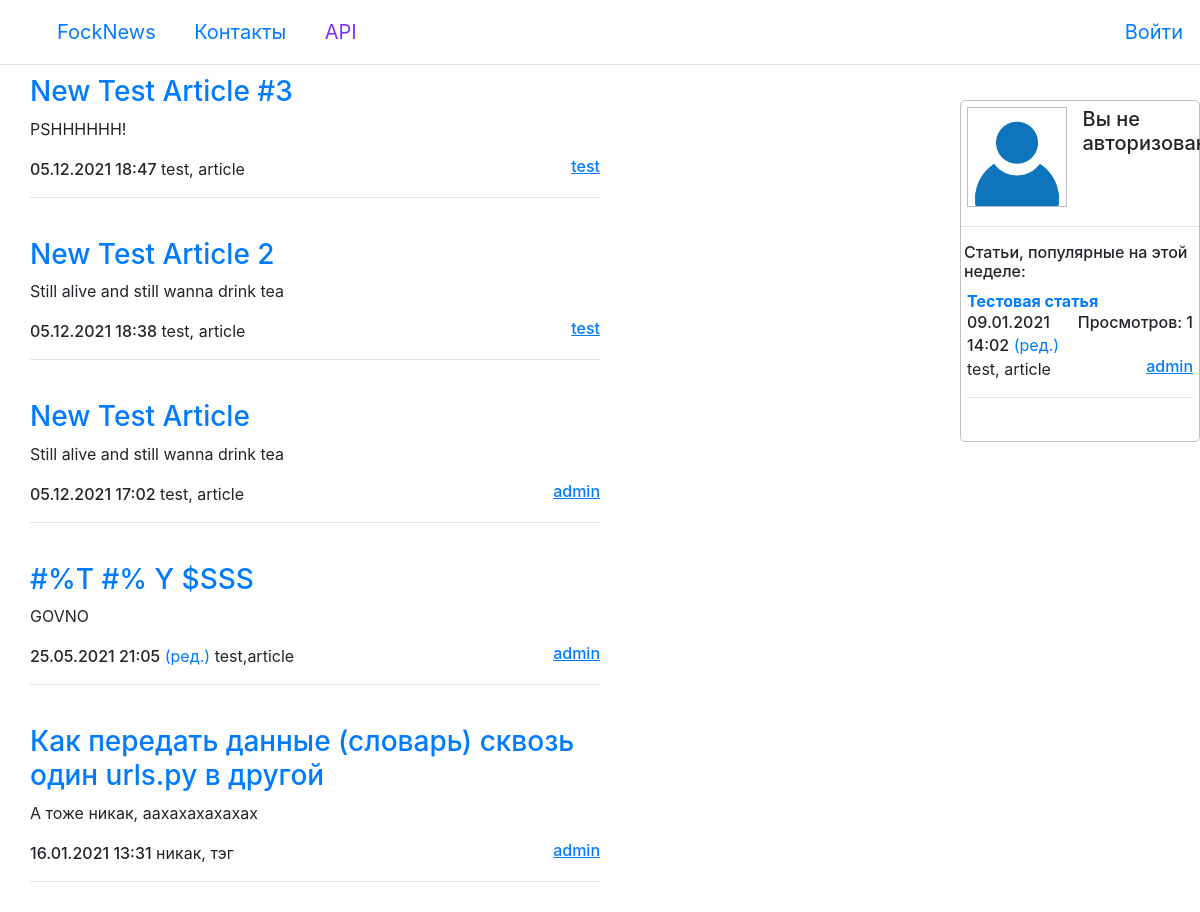
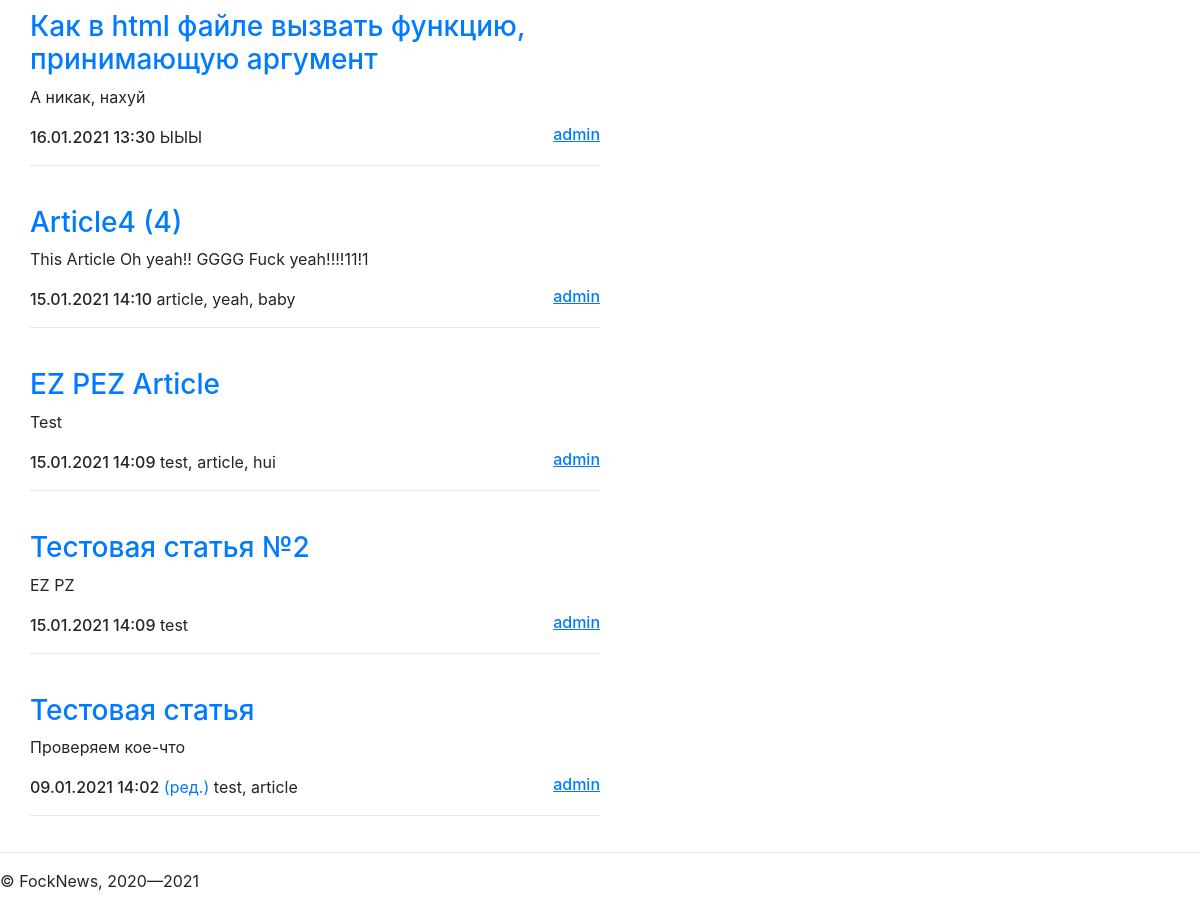
Before: / with the older database file (2 pictures, top to bottom).
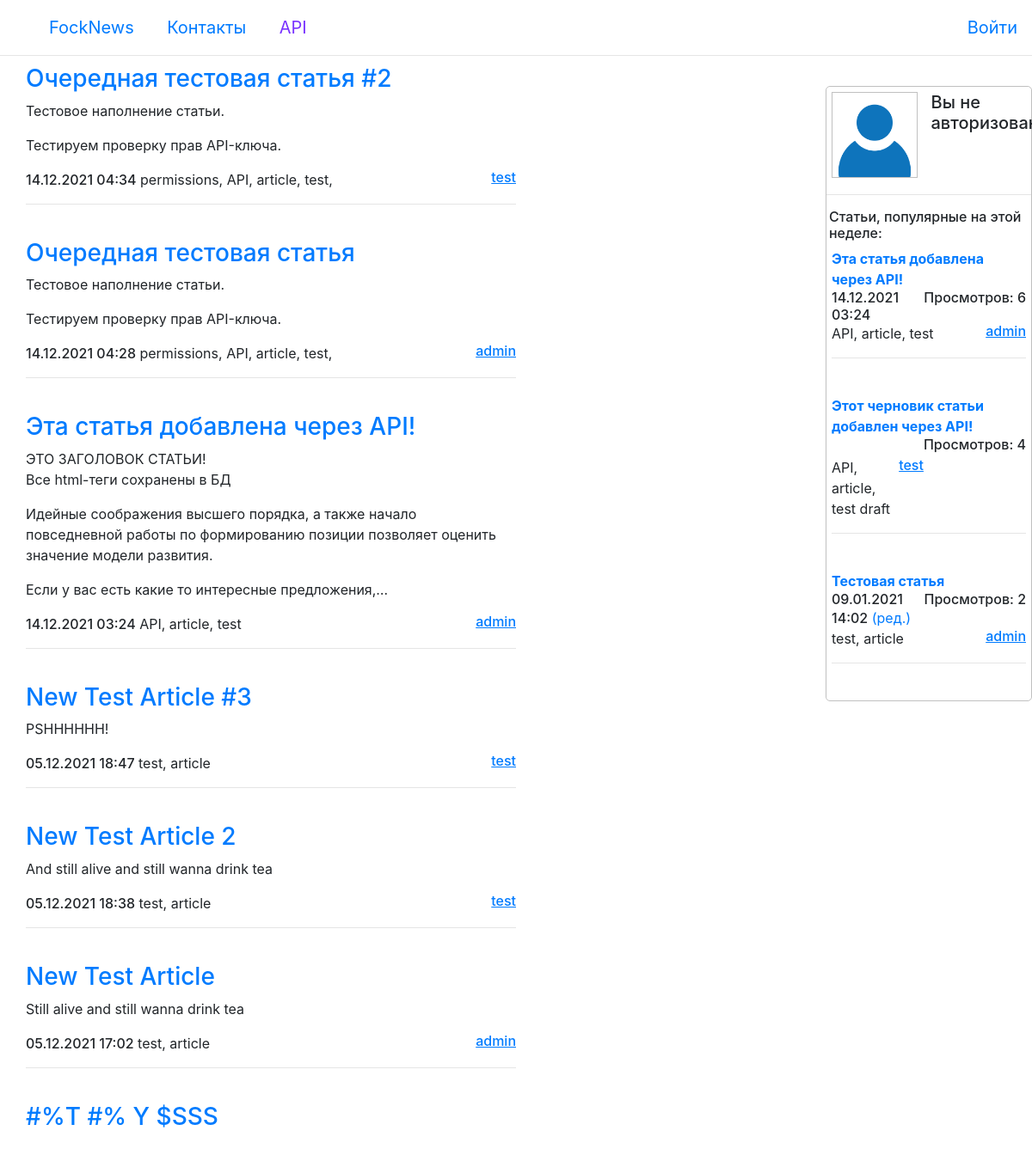
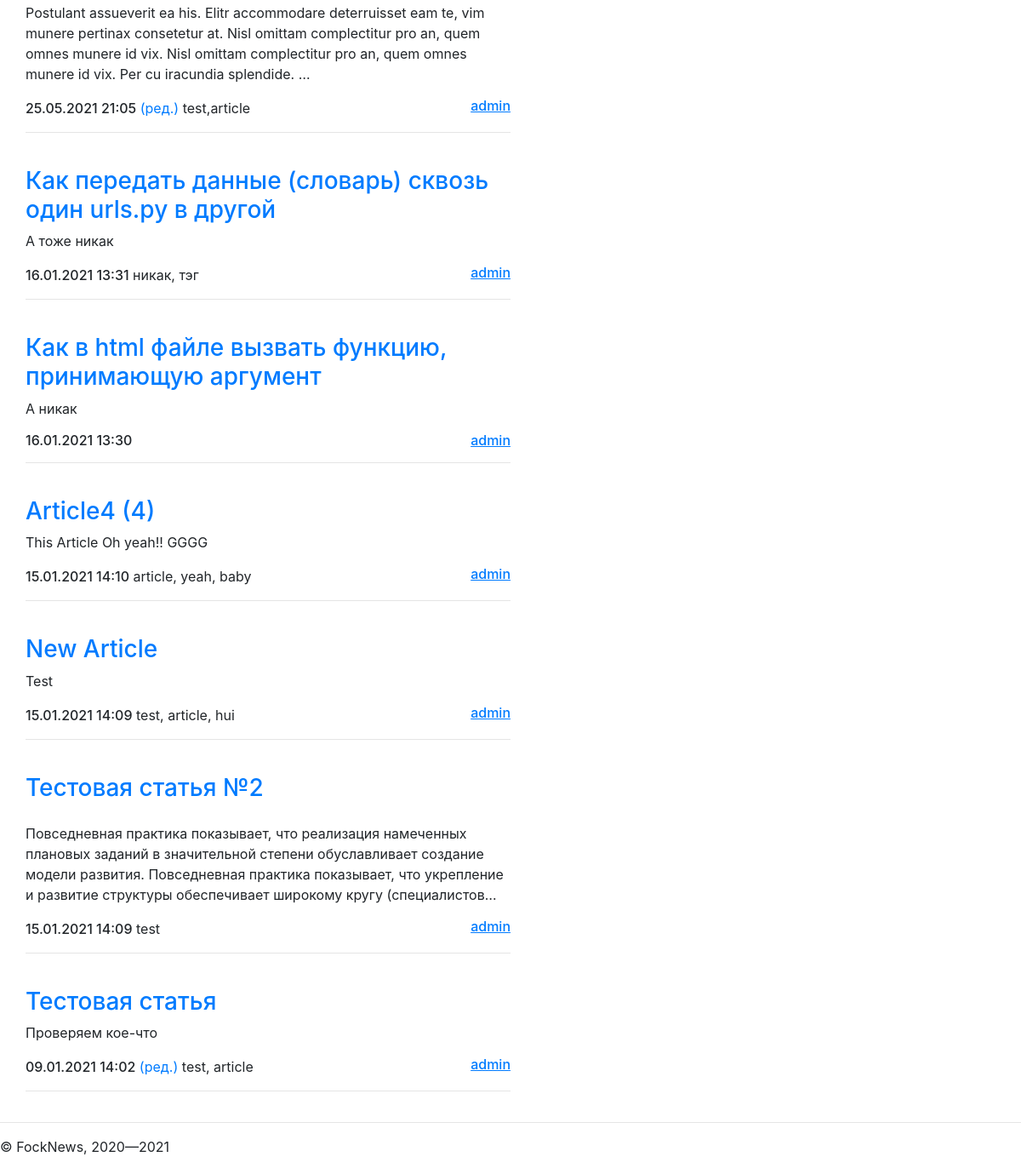
After: the same page with the newer database file (2 pictures, top to bottom).
### Main/models.py (models this page shows, shortened)
class Articles(models.Model):
    title = models.CharField(max_length=120)
    body = models.TextField(blank=True)
    create_datetime = models.DateTimeField()
    pub_datetime = models.DateTimeField(
        blank=True,
        null=True
    )
    lasted_datetime = models.DateTimeField(
        blank=True,
        null=True
    )
    author = models.ForeignKey(
        User,
        on_delete=models.SET_NULL,
        null=True,
        verbose_name='Автор'
    )
    tags = models.TextField(blank=True)
    status = models.CharField(max_length=24)
    objects = models.Manager()
    class Meta:
        verbose_name = 'Статья'
        verbose_name_plural = 'Статьи'
        permissions = (
            ("restore_articles", "Can restore Articles"),
            ("publish_articles", "Can publish drafts of Articles"),
            ("view_published", "Can view published Articles"),
            ("view_draft", "Can view drafts of Articles"),
            ("view_deleted", "Can view deleted Articles"),
        )

### Main/views.py (the view)
def index(request):
    response = zlib.get_full_response(
        request,
        {
            'object_list': Articles.objects.filter(status="published").order_by("-pub_datetime")[:20]
        }
    )
    for art in response['object_list']:
        art.body = re.sub('(?!<br>|<\/?p>)<[^<]+?>', '', art.body)  # Removing all HTML tags, excluding <br>, <p>, </p>
    return render(request, 'Main/index.html', response)

### Main/templatetags/extra_tags.py (called while the page is built)
@register.simple_tag()
def check_perm(user, perm):
    return user.has_perm(perm)

### Main/zlib.py (called while the page is built)
def stdict(request):
    poparts = Articles.objects.filter(
        views__view_datetime__gte=(datetime.datetime.now() + datetime.timedelta(days=-7)).strftime("%Y-%m-%d %H:%M:%S")
    ).annotate(views_num=Sum('views__view_weight')).order_by('-views_num')[:3]
    return {
        'user_data': request.user,
        'sidebar_data': {
            'pop_arts': poparts
        }
    }

def get_full_response(request, addictive):
    addictive.update(stdict(request))
    return addictive

### FockNews/templates/Main/index.html (shortened to what this page needs)
{% extends "wrapper.html" %}
{% load extra_tags %}
{% block content %}
<div class="minarticles">
    {% check_perm user_data "Main.add_articles" as checkperm %}
    {% if object_list %}
        {% for post in object_list %}
                <div class="minarticle">
                    <h3 class="article_title"><a href="/news/{{post.id}}">{{post.title}}</a></h3>
                    <p class="article_minbody">{{post.body|safe|truncatechars:255}}</p>
                    <h6 class="article_datetime">{{post.pub_datetime|date:"d.m.Y H:i"}}</h6>{% if post.lasted_datetime != NULL %} <span class="btn-link article_lasted_datetime" title="{{post.lasted_datetime|date:'d.m.Y H:i'}}">(ред.)</span> {% endif %}
                    <h6 class="article_author"><a href="/users/{{post.author}}"><u>{{post.author}}</u></a></h6>
                    <p class="article_tags">{{post.tags}}</p>
                    <hr><br>
                </div>
        {% endfor %}
    {% else %}
        <h2 align="center">Опубликованных статей нет!</h2>
    {% endif %}
</div>
{% endblock %}

### FockNews/templates/wrapper.html (shortened to what this page needs)
 <!DOCTYPE html PUBLIC>
{% load static %}
<html>
    <head>
        <link rel="stylesheet" type="text/css" href="{% static 'css/bootstrap.min.css' %}" />
        <link rel="stylesheet" type="text/css" href="{% static 'css/style.css' %}" />
        {% include "includes/header.html" %}
    </head>
    <body>
        <div class="main_body">
            {% block content %}
            {% endblock %}
        </div>
        {% if sidebar_data %}
            {% include "includes/sidebar.html" %}
        {% endif %}
        {% include "includes/footer.html" %}
    </body>
</html>

### FockNews/templates/includes/header.html (shortened to what this page needs)
<header>
    <ul id="header_menu">
        <li id="logo-btn"><a class="btn btn-lg" href = "{% url 'index' %}">FockNews</a></li>
        <li id="contacts-btn"><a class="btn btn-lg" href = "{% url 'contacts' %}">Контакты</a></li>
        <li id="API-btn"><a class="btn btn-lg" href = "/api/" target="_blank">API</a></li>
        {% if user_data.username != '' and user_data.username != NULL%}
            <li id="logout-btn" class="btn-user">
                <a class="btn btn-lg" href = "{% url 'logout' %}">
                    <svg width="1.5em" height="1.5em" viewBox="0 0 16 16" class="bi bi-box-arrow-right" fill="currentColor" xmlns="http://www.w3.org/2000/svg">
                      <path fill-rule="evenodd" d="M11.646 11.354a.5.5 0 0 1 0-.708L14.293 8l-2.647-2.646a.5.5 0 0 1 .708-.708l3 3a.5.5 0 0 1 0 .708l-3 3a.5.5 0 0 1-.708 0z"/>
                      <path fill-rule="evenodd" d="M4.5 8a.5.5 0 0 1 .5-.5h9a.5.5 0 0 1 0 1H5a.5.5 0 0 1-.5-.5z"/>
                      <path fill-rule="evenodd" d="M2 13.5A1.5 1.5 0 0 1 .5 12V4A1.5 1.5 0 0 1 2 2.5h7A1.5 1.5 0 0 1 10.5 4v1.5a.5.5 0 0 1-1 0V4a.5.5 0 0 0-.5-.5H2a.5.5 0 0 0-.5.5v8a.5.5 0 0 0 .5.5h7a.5.5 0 0 0 .5-.5v-1.5a.5.5 0 0 1 1 0V12A1.5 1.5 0 0 1 9 13.5H2z"/>
                    </svg>
                </a>
            </li>
            <li id="user-btn" class="btn-user"><a class="btn btn-lg" href = "{% url 'userpage' user_data.username %}">{{ user_data.username }}</a></li>
        {% else %}
            <li id="login-btn" class="btn-user"><a class="btn btn-lg" href = "{% url 'login' %}">Войти</a></li>
        {% endif %}
    </ul>
    <hr>
</header>

### FockNews/templates/includes/sidebar.html (shortened to what this page needs)
<aside>
    <div class="side_minprofile">
        <div class="avatar">
            {% if request.user.profile.avatar %}
            <img src="{{MEDIA_URL}}{{request.user.profile.avatar}}">
            {% else %}
            <img src="{{MEDIA_URL}}images/avatars/default.png">
            {% endif %}
        </div>
        <div class="username">
            {% if request.user.is_authenticated %}
            <h4 class="{{request.user.groups.all.0.name}}">{{request.user.username}}</h4>
            <p class="group {{request.user.groups.all.0.name}}">{{request.user.groups.all.0.name}}</p>
            {% else %}
            <h5>Вы не авторизованы!</h5>
            {% endif %}
        </div>
    </div><hr>
    <div class="side_articles">
        <h6>Статьи, популярные на этой неделе:</h6>
        {% for post in sidebar_data.pop_arts %}
        <div id="side-article{{post.id}}">
            <b class="article_title"><a href="/news/{{post.id}}">{{post.title}}</a></b>
            <h6 class="article_views">Просмотров: {{post.views_num}}</h6><br>
            <h6 class="article_datetime">{{post.pub_datetime|date:"d.m.Y H:i"}}</h6>{% if post.lasted_datetime != NULL %} <span class="btn-link article_lasted_datetime" title="{{post.lasted_datetime|date:'d.m.Y H:i'}}">(ред.)</span> {% endif %}<br>
            <h6 class="article_author"><a href="/users/{{post.author}}"><u>{{post.author}}</u></a></h6>
            <p class="article_tags">{{post.tags}}</p>
            <hr><br>
        </div>
        {% endfor %}
    </div>
</aside>

### FockNews/templates/includes/footer.html
<footer>
    <hr>
    &copy FockNews, 2020&mdash;2021
</footer>

### FockNews/static/css/style.css (style rules this page uses)
body { display: flex; flex-direction: column; }
header { height: 75px; }
#header_menu { list-style: none; }
#header_menu li { display: inline-block; }
#header_menu li a { transform: translateY(17%); -webkit-transform: translateY(17%); }
.main_body { display: inline-block; width: 50%; flex: 1 0 auto; }
aside { float: right; width: 20%; border-radius: 5px; border: solid 1px silver; position: fixed; top: 100px; right:0; }
footer { position: relative; bottom: 20px; width: 100%; flex: 0 0 auto; }
aside div { margin: 3px }
aside .username { width: calc(100% - 120px); }
.minarticles { margin-left: 30px; }
.article_datetime, .article_tags { display: inline; }
.article_author, .article_views { float: right; }
#API-btn a { color: #7932ff; }
.article_title { display: inline-block; }
.btn-user { float: right; }
div.avatar img { width: 100px; height: 100px; border: solid 1px silver; }
div.username, div.avatar { display: inline-block; vertical-align: top; }
.username { padding-left: 5px; width: calc(50% - 126px); }

Changed rows visible on the page:
added Articles: title "Очередная тестовая статья #2", body "Тестовое наполнение статьи. Тестируем проверку прав API-ключа.", pub_datetime "14.12.2021 04:34", author "test", tags "permissions, API, article, test,"
added Articles: title "Очередная тестовая статья", body "Тестовое наполнение статьи. Тестируем проверку прав API-ключа.", pub_datetime "14.12.2021 04:28", author "admin", tags "permissions, API, article, test,"
added Articles: title "Эта статья добавлена через API!", body "ЭТО ЗАГОЛОВОК СТАТЬИ! Все html-теги сохранены в БД Идейные соображения высшего порядка, а также начало повседневной работы по формированию позиции позволяет оценить значение модели развития. Если у вас есть какие то интересные предложения,…", pub_datetime "14.12.2021 03:24", author "admin", tags "API, article, test", views_num "6"
changed Articles "New Test Article 2": body "Still alive and still wanna drink tea" → "And still alive and still wanna drink tea"
changed Articles "#%T #% Y $SSS": body "GOVNO" → "Postulant assueverit ea his. Elitr accommodare deterruisset eam te, vim munere pertinax consetetur at. Nisl omittam complectitur pro an, quem omnes munere id vix. Nisl omittam complectitur pro an, quem omnes munere id vix. Per cu iracundia splendide. …"
changed Articles "Как передать данные (словарь) сквозь один urls.py в другой": body "А тоже никак, аахахахахахах" → "А тоже никак"
changed Articles "Как в html файле вызвать функцию, принимающую аргумент": body "А никак, нахуй" → "А никак"; tags "ЫЫЫ" → (not shown)
changed Articles "Article4 (4)": body "This Article Oh yeah!! GGGG Fuck yeah!!!!11!1" → "This Article Oh yeah!! GGGG"
changed Articles "Test": title "EZ PEZ Article" → "New Article"
changed Articles "Тестовая статья №2": body "EZ PZ" → "Повседневная практика показывает, что реализация намеченных плановых заданий в значительной степени обуславливает создание модели развития. Повседневная практика показывает, что укрепление и развитие структуры обеспечивает широкому кругу (специалистов…"
computed for Articles "Тестовая статья": views_num "1" → "2"
added Articles: title "Этот черновик статьи добавлен через API!", views_num "4", author "test", tags "API, article, test draft", shown under "Статьи, популярные на этой неделе:"
